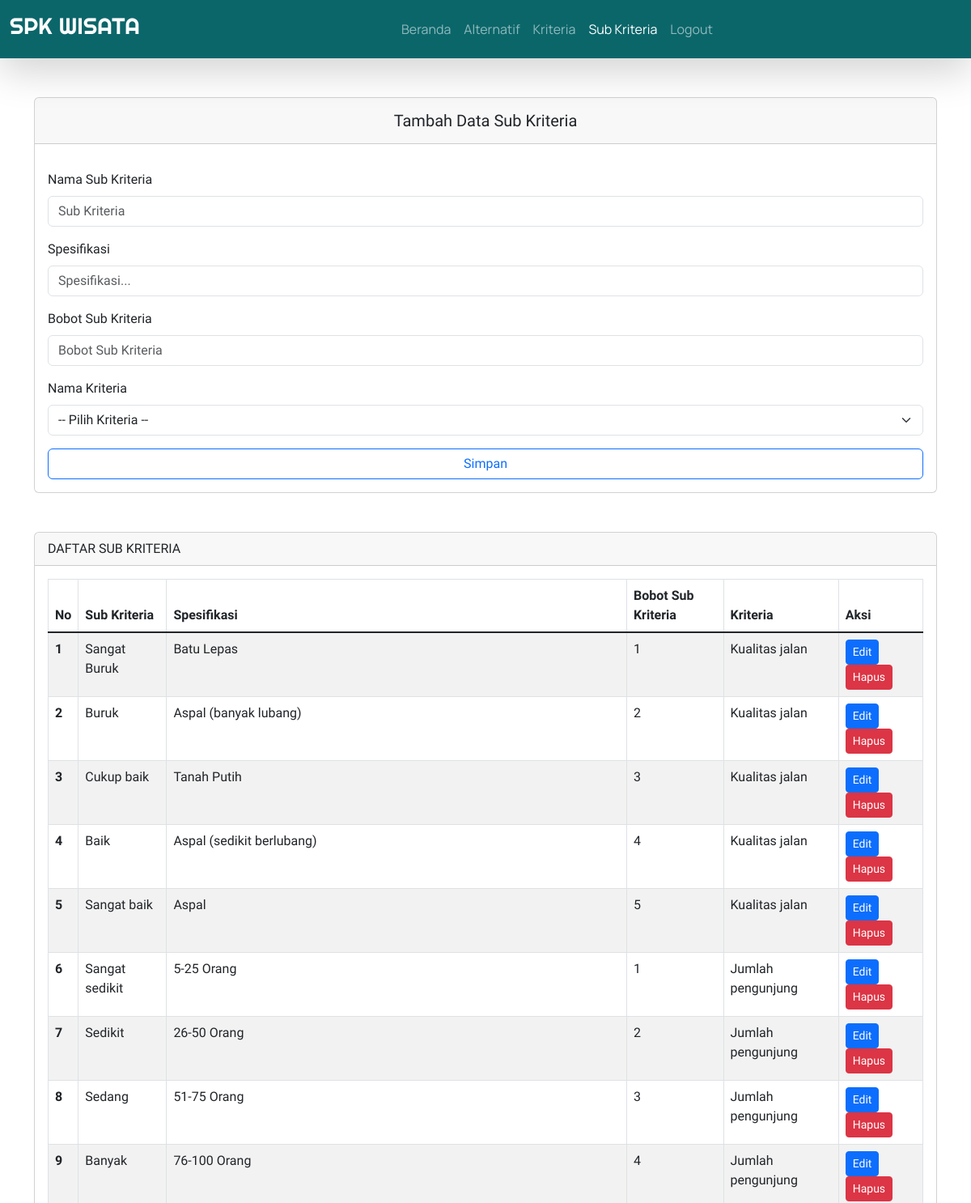
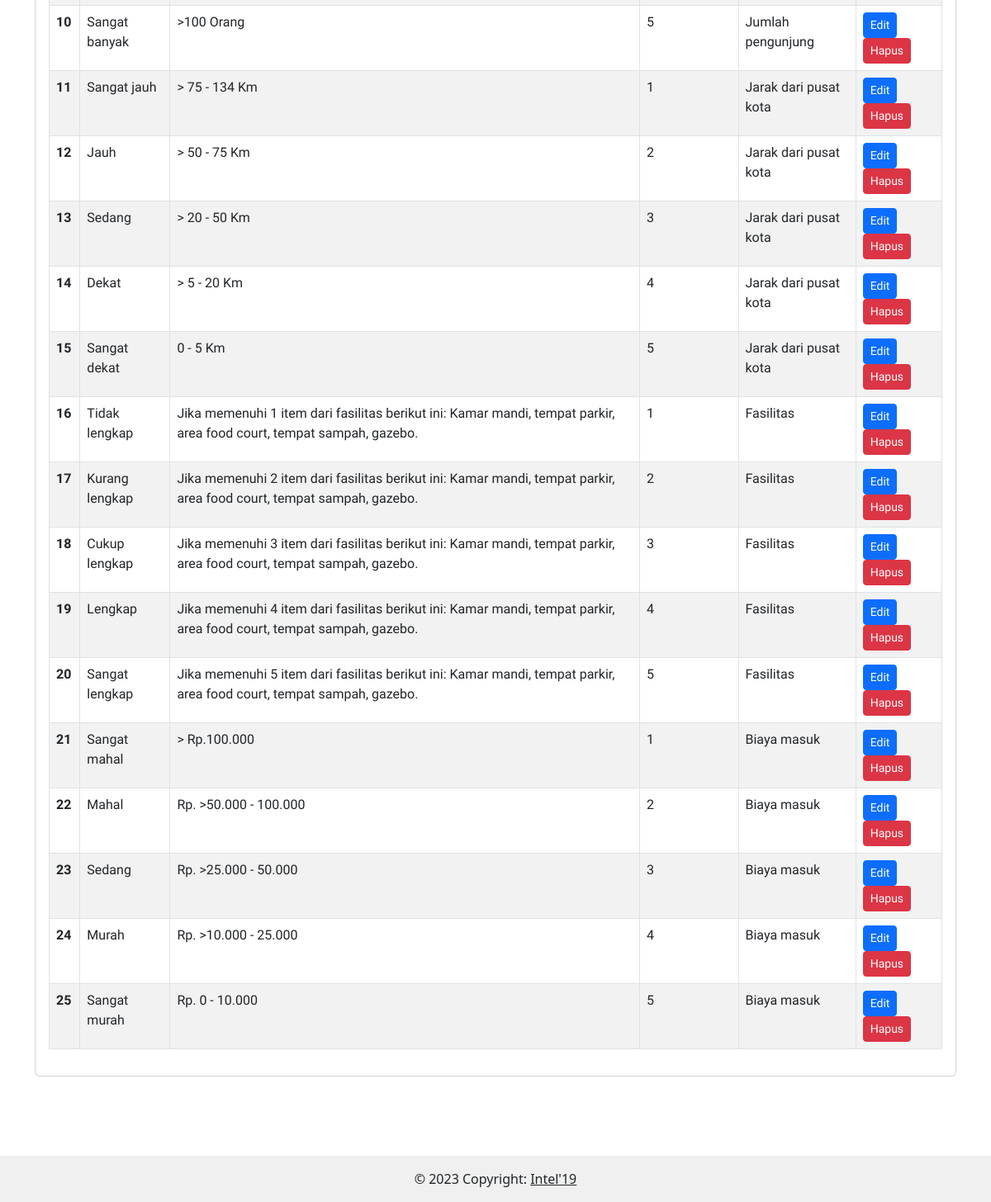
/admin/sub_kriteria.php (signed in), run on an earlier commit of the app's database (2 pictures, top to bottom).
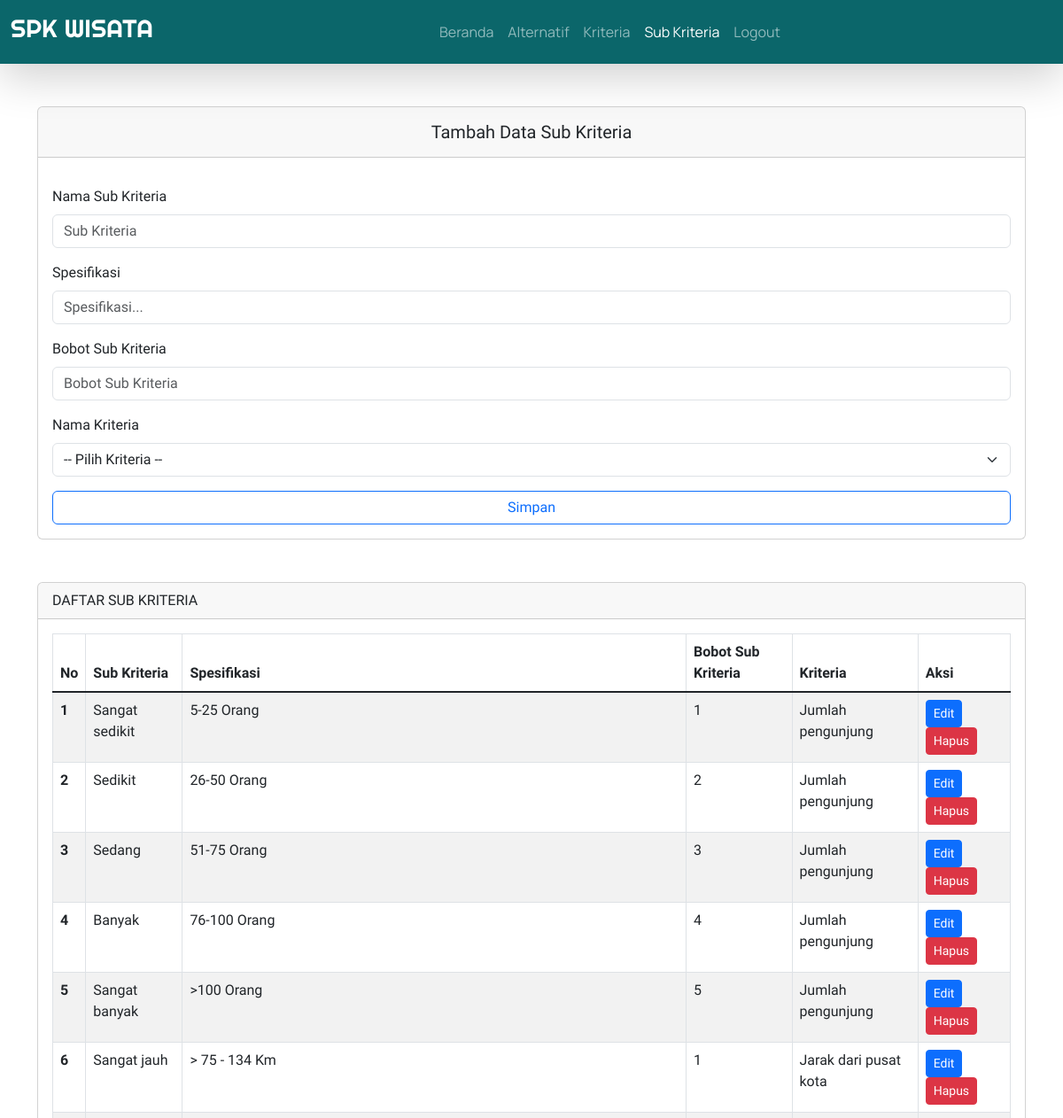
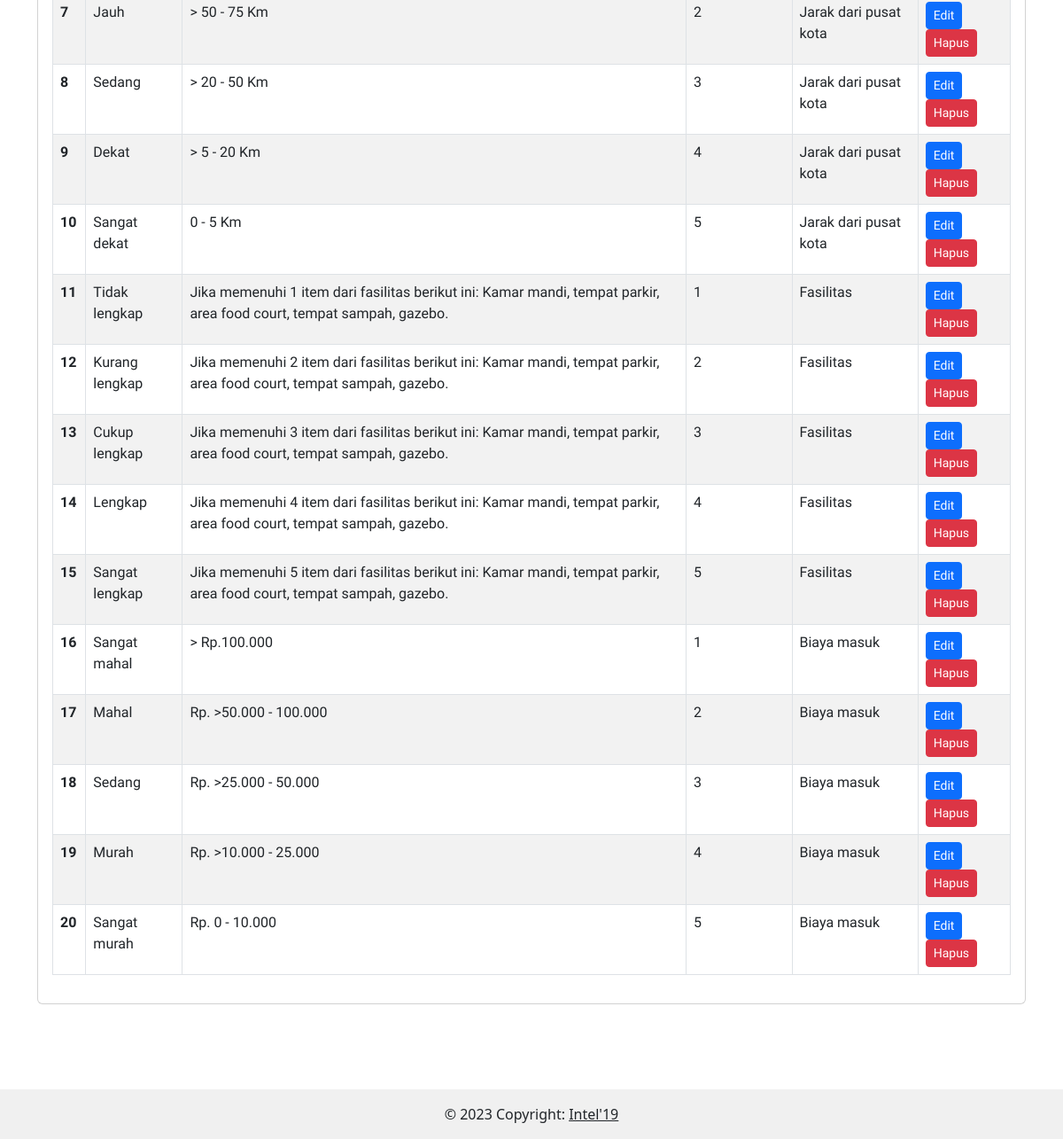
And on a later commit of the database (2 pictures, top to bottom).
### tables this page shows
CREATE TABLE `sub_kriteria` (
  `id_sub_kriteria` int(5) NOT NULL,
  `nama_sub_kriteria` varchar(25) NOT NULL,
  `spesifikasi` text NOT NULL,
  `bobot_sub_kriteria` int(5) NOT NULL,
  `f_id_kriteria` char(2) NOT NULL
);

CREATE TABLE `kriteria` (
  `id_kriteria` char(2) NOT NULL,
  `nama_kriteria` varchar(25) NOT NULL
);

### config.php (called while the page is built, shortened)
<?php
function connectDatabase()
{
    $conn = new mysqli(DB_HOST, DB_USERNAME, DB_PASSWORD, DB_NAME);
    return $conn;
}
?>

### admin/classes/sub_kriteria.php (called while the page is built, shortened)
<?php
require_once '../config.php';
class Sub_Kriteria{
    private $db;
    public function __construct()
    {
        $this->db = connectDatabase();
    }
    public function getSubKriteria()
    {
        return $this->db->query("SELECT sk.id_sub_kriteria,sk.nama_sub_kriteria,sk.bobot_sub_kriteria,sk.spesifikasi,k.id_kriteria,k.nama_kriteria FROM sub_kriteria sk JOIN kriteria k ON sk.f_id_kriteria = k.id_kriteria ORDER BY sk.id_sub_kriteria DESC");
    }
}
$Sub_Kriteria = new Sub_Kriteria();
?>

### admin/sub_kriteria.php (the view, shortened to what the changed rows need)
<?php
require_once './header.php';
require_once './classes/sub_kriteria.php';
$data_SubKriteria = $Sub_Kriteria->getSubKriteria();
?>
<div class="container mb-5 pb-5" style="font-family: 'Prompt', sans-serif">
    <div class="row">
        <div class="d-xxl-flex">
            <div class="col-xxl-9 ms-xxl-5 mt-5">
                <div class="card">
                    <div class="card-body">
                        <div class="table-responsive">
                            <table class="table table-striped table-bordered nowrap" style="width:100%" id="table">
                                <thead>
                                    <tr>
                                        <th scope="col">No</th>
                                        <th scope="col">Sub Kriteria</th>
                                        <th scope="col">Spesifikasi</th>
                                        <th scope="col">Bobot Sub Kriteria</th>
                                        <th scope="col">Kriteria</th>
                                        <th scope="col">Aksi</th>
                                    </tr>
                                </thead>
                                <tbody class="table-group-divider">
                                    <?php foreach ($data_SubKriteria as $key => $sub_kriteria):?>
                                    <tr>
                                        <th scope="row"><?=$key+1;?></th>
                                        <td><?= $sub_kriteria['nama_sub_kriteria'];?></td>
                                        <td><?= $sub_kriteria['spesifikasi'];?></td>
                                        <td><?= $sub_kriteria['bobot_sub_kriteria'];?></td>
                                        <td><?= $sub_kriteria['nama_kriteria'];?></td>
                                        <td>
                                            <button type="button" class="btn btn-sm btn-primary" data-bs-toggle="modal"
                                                data-bs-target="#edit<?= $sub_kriteria['id_sub_kriteria'];?>">
                                                Edit
                                            </button>
                                            <button type="button" class="btn btn-sm btn-danger" data-bs-toggle="modal"
                                                data-bs-target="#hapus<?= $sub_kriteria['id_sub_kriteria'];?>">
                                                Hapus
                                            </button>
                                        </td>
                                    </tr>
                                    <?php endforeach;?>
                                </tbody>
                            </table>
                        </div>
                    </div>
                </div>
            </div>
        </div>
    </div>
    <?php foreach ($data_SubKriteria as $sub_kriteria):?>
</div>
<?php endforeach;?>
<?php
    require_once './footer.php';
?>

What changed in the data, as far as the page shows it:
removed sub_kriteria: nama_sub_kriteria "Sangat Buruk", spesifikasi "Batu Lepas", bobot_sub_kriteria "1", f_id_kriteria.nama_kriteria "Kualitas jalan"
removed sub_kriteria: nama_sub_kriteria "Buruk", spesifikasi "Aspal (banyak lubang)", bobot_sub_kriteria "2", f_id_kriteria.nama_kriteria "Kualitas jalan"
removed sub_kriteria: nama_sub_kriteria "Cukup baik", spesifikasi "Tanah Putih", bobot_sub_kriteria "3", f_id_kriteria.nama_kriteria "Kualitas jalan"
removed sub_kriteria: nama_sub_kriteria "Baik", spesifikasi "Aspal (sedikit berlubang)", bobot_sub_kriteria "4", f_id_kriteria.nama_kriteria "Kualitas jalan"
removed sub_kriteria: nama_sub_kriteria "Sangat baik", spesifikasi "Aspal", bobot_sub_kriteria "5", f_id_kriteria.nama_kriteria "Kualitas jalan"
